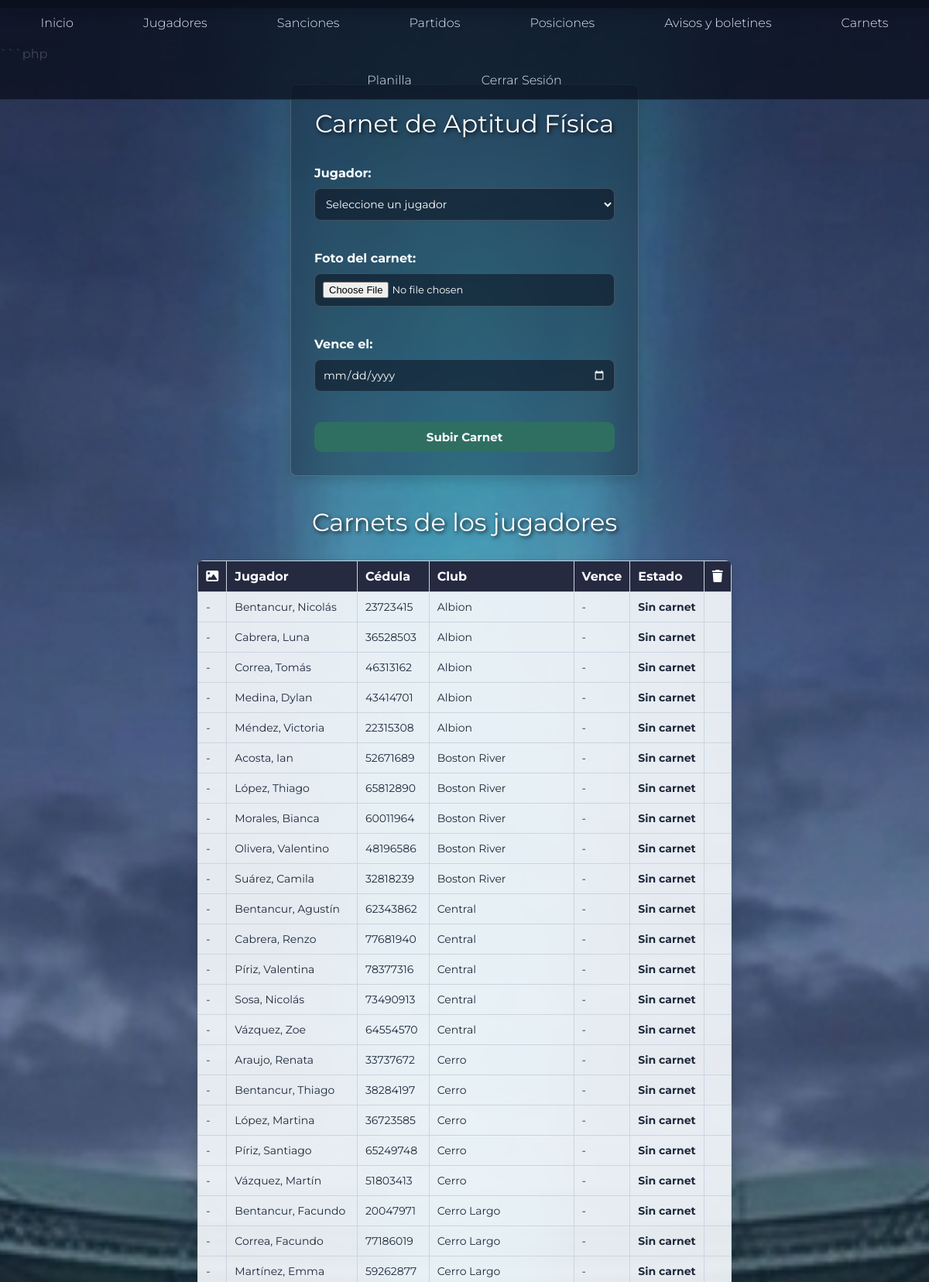
The page /club/carnets/gestionarCarnets.php (upper part) on the database its author committed.
### tables this page shows
CREATE TABLE `jugadores` (
  `id` int(11) NOT NULL,
  `nombre` varchar(45) DEFAULT NULL,
  `apellido` varchar(45) DEFAULT NULL,
  `cedula` varchar(45) NOT NULL,
  `fecha_nacimiento` date DEFAULT NULL,
  `id_club` int(11) DEFAULT NULL,
  `id_categoria` varchar(45) DEFAULT NULL,
  `masa` decimal(5,2) DEFAULT NULL,
  `altura` decimal(4,2) DEFAULT NULL,
  `peso` decimal(10,2) DEFAULT NULL,
  `velocidad` decimal(5,2) DEFAULT NULL
);

CREATE TABLE `club` (
  `id` int(11) NOT NULL,
  `nombre` varchar(100) NOT NULL,
  `logo` varchar(255) DEFAULT NULL,
  `activo` tinyint(1) NOT NULL DEFAULT 1,
  `password` varchar(255) NOT NULL
);

### club/carnets/listarCarnets.php (the view, shortened to what this page needs)
<?php
$conn = mysqli_connect("localhost", "root", "", "liga");
$sql = "SELECT jugadores.nombre, jugadores.apellido, jugadores.cedula, club.nombre AS club,
        carnets.id AS id_carnet, carnets.foto, carnets.fecha_vencimiento
    FROM jugadores
    INNER JOIN club ON jugadores.id_club = club.id
    LEFT JOIN carnets ON carnets.id_jugador = jugadores.id
    ORDER BY club.nombre, jugadores.apellido";
$resultado = mysqli_query($conn, $sql);
?>
<h1 class="tituloSeccion">Carnets de los jugadores</h1>
<div class="Tabla">
<table class="tablaClubes">
    <tr>
        <th><i class="fa-solid fa-image"></i></th>
        <th>Jugador</th>
        <th>Cédula</th>
        <th>Club</th>
        <th>Vence</th>
        <th>Estado</th>
        <th><i class="fa-solid fa-trash"></i></th>
    </tr>
    <?php
    while ($fila = mysqli_fetch_assoc($resultado)) {
        echo "<tr>";
        echo "<td>" . ($fila["foto"] ? "<a href='fotos/" . $fila["foto"] . "' target='_blank'><img src='fotos/" . $fila["foto"] . "' class='fotoCarnet'></a>" : "-") . "</td>";
        echo "<td>" . htmlspecialchars($fila["apellido"] . ", " . $fila["nombre"]) . "</td>";
        echo "<td>" . htmlspecialchars($fila["cedula"]) . "</td>";
        echo "<td>" . htmlspecialchars($fila["club"]) . "</td>";
        if (!$fila["id_carnet"]) {
            echo "<td>-</td><td class='suspendido'>Sin carnet</td><td></td>";
        }
        echo "</tr>";
    }
    ?>
</table>
</div>

### club/carnets/carnets.css (style rules this page uses)
* { box-sizing: border-box; }
body { margin: 0; font-family: "Montserrat", Arial, sans-serif; color: #e2e8f0; background: url("../imagenes/BG.png") center / cover fixed; }
h1, .tituloSeccion { text-align: center; color: white; text-shadow: 2px 2px 5px rgba(0, 0, 0, 0.8); }
h1 { margin: 0 0 25px; }
.tituloSeccion { font-weight: normal; margin: 40px 0 0; }
.Tabla { width: fit-content; max-width: 100%; margin: 30px auto; overflow-x: auto; border-radius: 8px; box-shadow: 0 5px 15px rgba(0, 0, 0, 0.15); }
table, .tablaClubes { width: 100%; border-collapse: collapse; }
th, td, .tablaClubes th, .tablaClubes td { padding: 10px; border: 1px solid #cbd5e1; }
th, .tablaClubes th { background: #252a40; color: white; text-align: left; }
td, .tablaClubes td { background: rgba(241, 245, 249, 0.94); color: #1e293b; font-size: 14px; }
.mal, .suspendido { color: white; background: rgba(160, 40, 40, 0.85); font-weight: bold; }

### rows shown on the page
jugadores: apellido+nombre "Bentancur, Nicolás", cedula "23723415", id_club.nombre "Albion"
jugadores: apellido+nombre "Cabrera, Luna", cedula "36528503", id_club.nombre "Albion"
jugadores: apellido+nombre "Correa, Tomás", cedula "46313162", id_club.nombre "Albion"
jugadores: apellido+nombre "Medina, Dylan", cedula "43414701", id_club.nombre "Albion"
jugadores: apellido+nombre "Méndez, Victoria", cedula "22315308", id_club.nombre "Albion"
jugadores: apellido+nombre "Acosta, Ian", cedula "52671689", id_club.nombre "Boston River"
jugadores: apellido+nombre "López, Thiago", cedula "65812890", id_club.nombre "Boston River"
jugadores: apellido+nombre "Morales, Bianca", cedula "60011964", id_club.nombre "Boston River"
jugadores: apellido+nombre "Olivera, Valentino", cedula "48196586", id_club.nombre "Boston River"
jugadores: apellido+nombre "Suárez, Camila", cedula "32818239", id_club.nombre "Boston River"
jugadores: apellido+nombre "Bentancur, Agustín", cedula "62343862", id_club.nombre "Central"
jugadores: apellido+nombre "Cabrera, Renzo", cedula "77681940", id_club.nombre "Central"
jugadores: apellido+nombre "Píriz, Valentina", cedula "78377316", id_club.nombre "Central"
jugadores: apellido+nombre "Sosa, Nicolás", cedula "73490913", id_club.nombre "Central"
jugadores: apellido+nombre "Vázquez, Zoe", cedula "64554570", id_club.nombre "Central"
jugadores: apellido+nombre "Araujo, Renata", cedula "33737672", id_club.nombre "Cerro"
jugadores: apellido+nombre "Bentancur, Thiago", cedula "38284197", id_club.nombre "Cerro"
jugadores: apellido+nombre "López, Martina", cedula "36723585", id_club.nombre "Cerro"
jugadores: apellido+nombre "Píriz, Santiago", cedula "65249748", id_club.nombre "Cerro"
jugadores: apellido+nombre "Vázquez, Martín", cedula "51803413", id_club.nombre "Cerro"
jugadores: apellido+nombre "Bentancur, Facundo", cedula "20047971", id_club.nombre "Cerro Largo"
jugadores: apellido+nombre "Correa, Facundo", cedula "77186019", id_club.nombre "Cerro Largo"
jugadores: apellido+nombre "Martínez, Emma", cedula "59262877", id_club.nombre "Cerro Largo"
